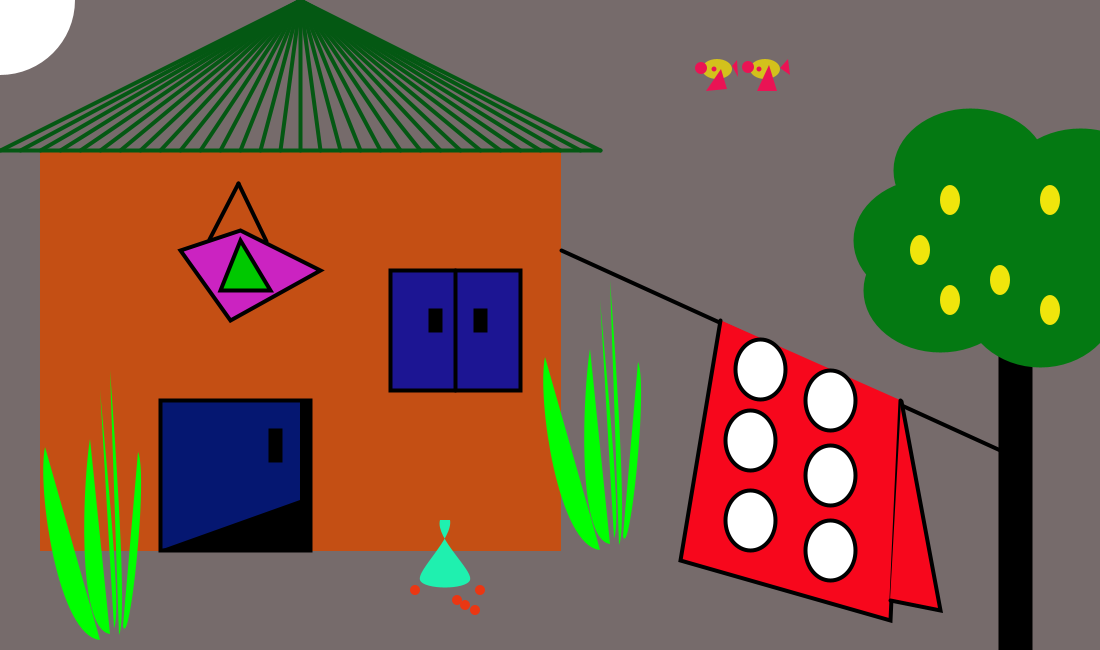
Frame 1 (no input)
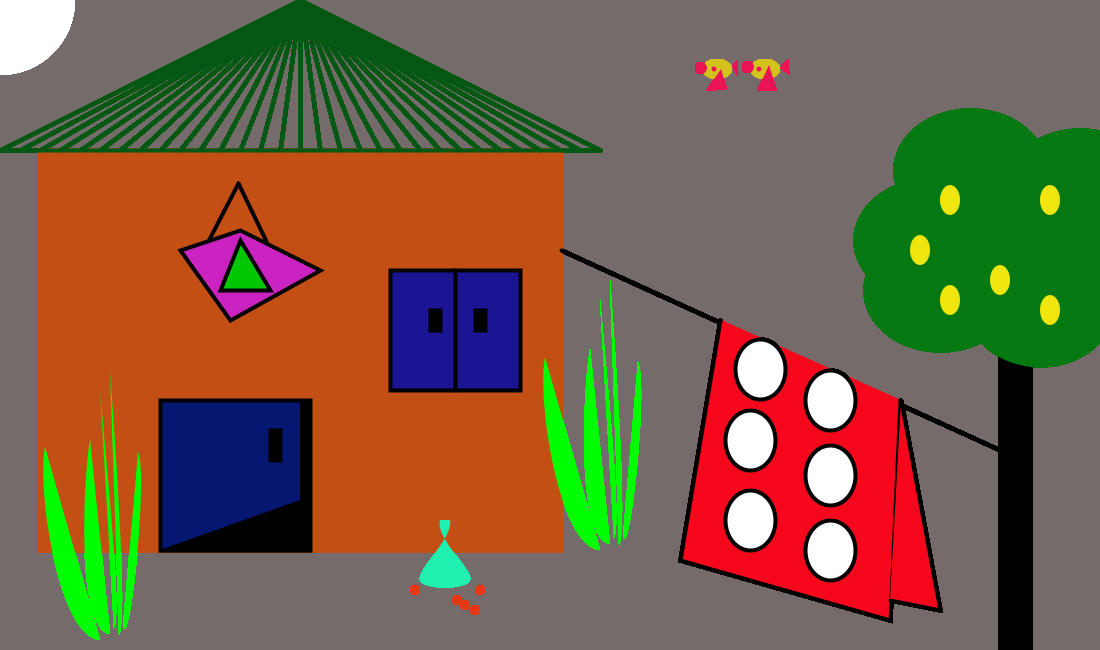
Frame 60 (the mouse pressed at the canvas centre just before this capture)
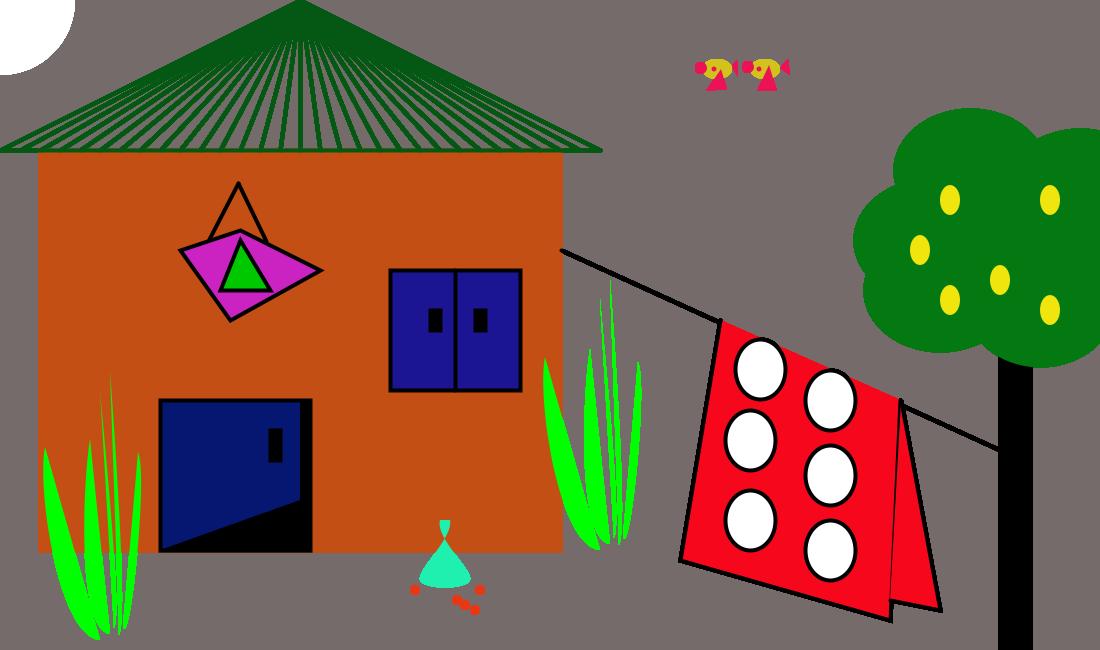
Frame 120 (the mouse held since frame 60 and released just before this capture)

The Processing sketch that drew these frames (run headless with seeded random() and noise(); from frame 60 on, the mouse is pressed at the canvas centre):

// Processing sketch: processing_50423
// ── processing_50423.pde

/*
 * Assignment    1
 * Name:         Mfon-ido Ime Akpan
 * E-mail:       makpan@brynmawr.edu
 * Course:       CS 110 - 02
 * Submitted:    1/26/2012
 This is a village scene after sunset. It captures a hut, with a slightly open door, a tree,a quarter of a moon, some fruits, and a fabric hanging on a line.
 It is meant to capture the serenity of the village setting in comparison to the bustle of the city. The slightly opened door makes us curious as to who the occupant of the hut is.
 The cloth hanging on the line convinces us that there is some form of intelligent life around. It creates the sense of someone peeping to see who is going to come out of that door. 
 Therefore i titled the scene 'Hush'
 */
 
void setup ( ) {
  //set up the background of the sketch
 size ( 1100, 650); 
 background (118,107,107, 15);

 }
 
 
void draw ( ) {
  
 //declare variables for grass
int xinc = 500;
int ydec = 120;
 
 //draw a rectangle - body of the hut
  stroke (196, 79, 20);
  fill (196, 79, 20);
  rect ( 40, 150, 520, 400);
 
 // draw the roof of the hut  
 strokeWeight (4);
 stroke (4, 88, 19); 
 line (0, 150, 300, 0);
 line (20, 150, 300, 0);
 line (40, 150, 300, 0);
 line (60, 150, 300, 0);
 line (80,150, 300, 0);
 line (100, 150, 300, 0);
 line (120, 150, 300, 0);
 line (140, 150, 300, 0);
 line (160, 150, 300, 0);
 line (180, 150, 300, 0);
 line (200, 150, 300, 0);
 line (220, 150, 300, 0);
 line (240, 150, 300, 0);
 line (260, 150, 300, 0);
 line (280, 150, 300, 0);
 line (300, 150, 300, 0);
 line (320, 150, 300, 0);
 line (340, 150, 300, 0);
 line (360, 150, 300, 0);
 line (380, 150, 300, 0);
 line (400, 150, 300, 0);
 line (420, 150, 300, 0);
 line (440, 150, 300, 0);
 line (460, 150, 300, 0);
 line (480, 150, 300, 0);
 line (500, 150, 300, 0);
 line (520, 150, 300, 0);
 line (540, 150, 300, 0);
 line (560, 150, 300, 0);
 line (580, 150, 300, 0);
 line (600, 150, 300, 0);
 line (0, 150, 600, 150);
 
   //draw a door
  stroke (0);
  fill (5, 23, 113);  
  rect (160, 400, 150,150 );
  
  //draw a door knob 
  fill (0,0,0);
  rect (270,430, 10, 30);
  
  //draw shadow of interior of hut
  fill (0);
  noStroke ( );
  beginShape ();
  vertex (160, 550 );
  vertex (300, 500 );
  vertex (300, 400 );
  vertex (310, 400 );
  vertex (310, 550);
  vertex (160, 550 );  
  endShape ();
  
  //draw a window
  stroke (0);
  fill (28, 21, 147 );
  rect (390, 270, 130, 120 );
  smooth ();
  line (455, 270, 455, 390);
  fill (0);
  rect (430,310,10, 20);
   rect (475,310, 10, 20);
  
   //draw clothes line  
  stroke (0, 0, 0);
  strokeCap (ROUND);
  fill (255, 255, 255 );
  line (561, 250, 1000, 450);   
  
   //draw tree
  stroke (0);
  fill (0, 0, 0);
  noSmooth ();
  rect (1000,300,30, 650);
  noSmooth ( );
  stroke (4, 121, 18);
  fill (4, 121, 18);
  ellipse (970, 170, 150,120);
  ellipse (1030, 250, 150, 120);
  ellipse (940, 290, 150, 120 );
  ellipse (930, 240, 150, 120);
  ellipse (1080, 190, 150, 120 );
  ellipse (1040, 300, 150, 130 );
 
  //draw fruits on tree
  noStroke ();
  fill (240, 229, 12);
  ellipse (950, 200, 20, 30);
  ellipse (1000, 280, 20, 30);
  ellipse (950, 300, 20, 30);
  ellipse (920, 250, 20, 30);
  ellipse (1050, 310, 20, 30 );
  ellipse (1050, 200, 20, 30 );
  
 //draw cloth hanging on clothes line
  beginShape ();
  fill (247,7, 28);
  stroke (0);
  vertex (720, 320);
  vertex (680, 560);
  vertex (890, 620);
  vertex (900, 400);
  endShape ();
  
  //back of cloth
  beginShape ();
  stroke (0);
  vertex (901, 401);
  vertex (940, 610);
  vertex (890,600);
  endShape (); 
  
  //draw circles on cloth
  fill (255);
  ellipse (760, 369, 50, 60);
  ellipse (750, 440, 50, 60);
  ellipse (830, 400, 50, 60);
  ellipse (830, 475, 50, 60);
  ellipse (750, 520, 50, 60);
  ellipse (830, 550, 50, 60 );
  
  //draw painting on wall of home - a triangle inside a quad
  smooth ();
  stroke (0);
  fill (203, 35, 193);
  quad (240, 230,320, 270, 230, 320, 180, 250);
  fill (0, 200, 0);
  triangle ( 240, 240, 270, 290, 220, 290);
  
  //draw moon
  smooth ();
  noStroke();
  fill (255);
  arc (0, 0, 150, 150, 0, 3/2*PI);
  
  //draw bag of corn
  beginShape ();
  smooth ();
  noStroke ();
  fill (31, 240, 175);
 curveVertex (400, 470);
 curveVertex (450, 520);
 curveVertex (420, 580);
 curveVertex (470, 580);
 curveVertex (440, 520);
 curveVertex (500, 470);
 endShape (CLOSE); 
 
 //draw lemon grass infront of and beside hut
 noSmooth ();
 fill (0,255, 0);
 curve (150,393, 45, 447, 100, 640, 297, 469);
 curve (150, 393, 90, 439, 110, 634, 297, 469);
 curve (89, 302, 100, 389, 114, 628, 49, 481);
 curve (95, 290, 110, 370, 119, 635, 55, 484);
 curve (100, 295, 123, 626,138, 452, 60, 480); 
 curve (xinc+150, 393-90, xinc+45, 447-90, xinc+100, 640-90, xinc+297, 469-90);
 curve (xinc+150, 393-90, xinc+90, 439-90, xinc+110, 634-90, xinc+297, 469-90);
 curve (xinc+89, 302-90,xinc+100, 389-90, xinc+114, 628-90, xinc+49, 481-90);
 curve (xinc+95, 290-90, xinc+110, 370-90,xinc+ 119, 635-90, xinc+55, 484-90);
 curve (xinc+100, 295-90, xinc+123, 626-90, xinc+138, 452-90,xinc+60, 480-90);
 
 //draw hanger for painting on the wall
 stroke (0);
 smooth ();
 line (209, 239, 238, 183);
 line (266, 241, 238, 183);
 
 //draw birds
 noStroke ();
 fill (211, 193, 28);
 ellipse (717, 69, 30, 20);
 ellipse (765, 69, 30, 20);
 fill (234, 19, 84);
 ellipse (714,69,5, 5);
 ellipse (759,69, 5, 5);
 ellipse (701, 68, 12, 12);
 ellipse (748, 67, 12, 12);
 triangle (732,66,737, 60,738,77);
 triangle (788,59,790,75,780, 68);
 triangle (769, 65,757, 91,777, 91);
 triangle (721, 69,706, 91,727, 89);
 
 //draw millet seeds on ground
 fill (234, 55, 19);
 ellipse (457, 600, 10, 10);
 ellipse (465, 605, 10, 10);
 ellipse (475,610, 10, 10);
 ellipse (480, 590, 10, 10);
 ellipse (415, 590,10,10);
 
  }
 
